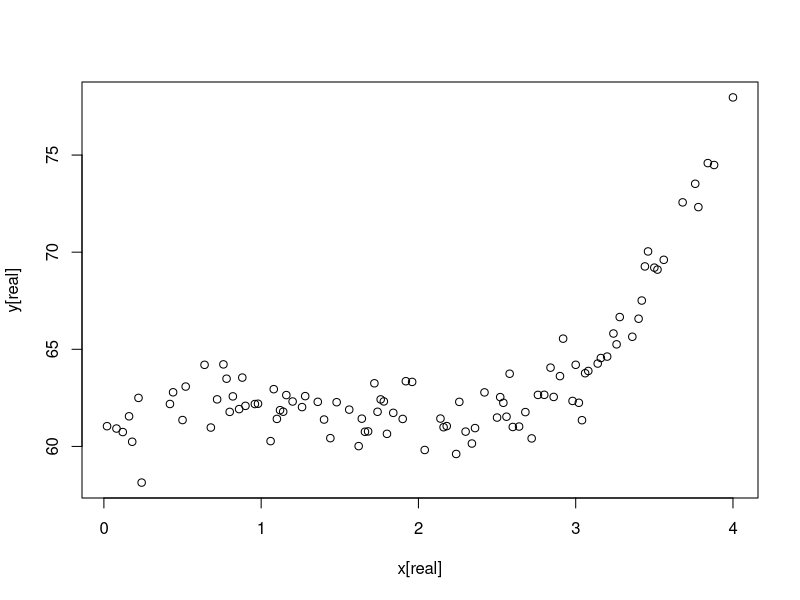

Here is the R script that generated this plot: (Note: this script raises an error after producing the figure.)
x = seq(0,4,0.02)
y = 60 + 6.4*x -5.3*x*x + 1.2*x^3 + rnorm(n = length(x), sd = 1)

training = sample(1:201, size = 100)
real = setdiff(1:201, training)

plot(y=y[real],x=x[real])

model = lm(y~x+I(x^2) + I(x^3))
summary(model)

model = lm(y~poly(x,3))
summary(model)


glmnet_fit = glmnet(cbind(x[training], x[training]^2, x[training]^3), y[training], family="gaussian", alpha = 1, nlambda=100000)
cv_glmnet_fit = cv.glmnet(cbind(x[training], x[training]^2, x[training]^3), y[training], nfolds=10, type.measure = "mse", alpha=1)
yhat_test=predict(glmnet_fit, cbind(x[real], x[real]^2, x[real]^3), s=cv_glmnet_fit$lambda.min)
c(sum((y[real]-yhat_test)^2), cv_glmnet_fit$lambda.min)
glmnet(cbind(rep(1, length(training)),x[training], x[training]^2, x[training]^3), y[training], family="gaussian", alpha = 1, lambda = cv_glmnet_fit$lambda.min)$beta

glmnet_fit = glmnet(poly(x[training],3), y[training], family="gaussian", alpha = 1, nlambda=100000)
cv_glmnet_fit = cv.glmnet(poly(x[training],3), y[training], nfolds=10, type.measure = "mse", alpha=1)
yhat_test=predict(glmnet_fit, poly(x[real],3), s=cv_glmnet_fit$lambda.min)
c(sum((y[real]-yhat_test)^2), cv_glmnet_fit$lambda.min)
tt=glmnet(poly(x[training],3), y[training], family="gaussian", alpha = 1, lambda = cv_glmnet_fit$lambda.min)


error = rnorm(nrow(x))
x = matrix(c(c(1,1,1,0,0,0,0),c(1,1,1,0,1,0,1)), ncol = 2,byrow = F)
y = 10 + x[,1]*5 + 6*x[,2] + error
summary(lm(y~x))


####################
# Band of residuals
####################
x = 1:100
x3 = (11:110) * 10
x2 = factor(rep(c("A","B", "C", "D"), each = 25))
x2_val = rep(c(40, 60, 100, 110), each = 25)
y = 60 + 20*x + rnorm(length(x), sd= 10)
y = y + x2_val
y = y + 10.5 * log(x3) + 6 * x2_val*log(x3)

plot(y~x)
mod = lm(y~x2 * I(log(x3)))
qplot(y=mod$residuals, mod$fitted.values, geom=c("point"))

